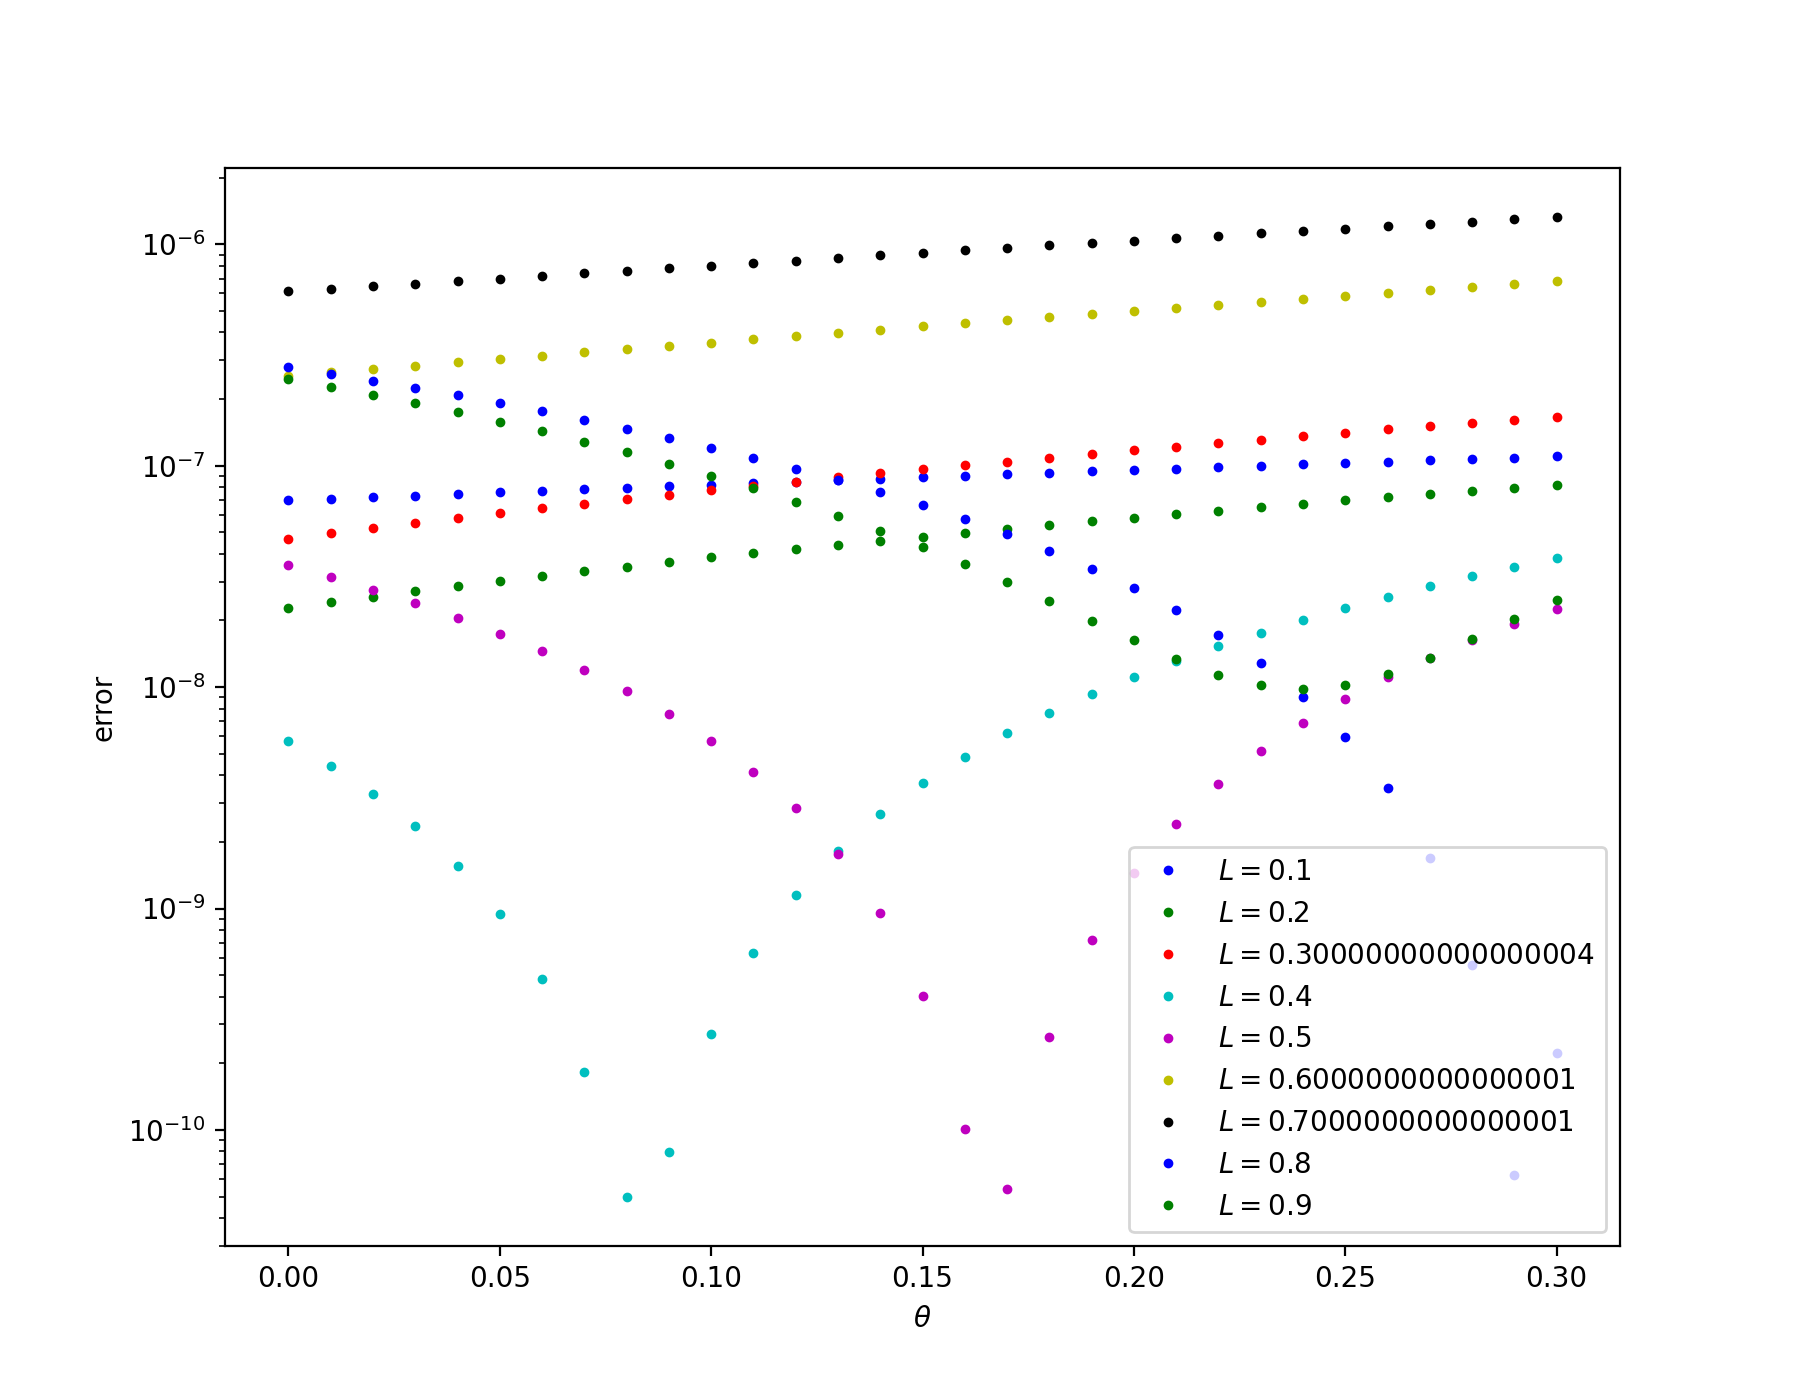

Python code for this plot:
from pde import BounderyCondition, PDE
import numpy as np
import matplotlib.pyplot as plt

Ls = [np.float64(0.1) * i for i in range(1, 11)]
colors = ["b", "g", "r", "c", "m", "y", "k", "b", "g"]
sigma = np.float64(0.1)
t0 = np.float64(1)
implicities = [np.float64(0.01 * i) for i in range(31)]
xDelta = np.float64(0.1)
tMax = np.float64(5)


def uFixedTInitialFunc(x: np.float64) -> np.float64:
    return np.exp(-np.power(x - 5, 2) /
                  (4 * sigma * t0)) / np.sqrt(4 * np.pi * sigma * t0)


def analyticalSolution(x: np.float64, t: np.float64) -> np.float64:
    return np.exp(-np.power(x - 5, 2) /
                  (4 * sigma * (t + t0))) / np.sqrt(4 * np.pi * sigma *
                                                    (t + t0))


def dUdT(
    t: np.float64,
    x: np.float64,
    u: np.float64,
    dUdX: np.float64,
    d2UdX2: np.float64,
) -> np.float64:
    return sigma * d2UdX2


figure = plt.figure(figsize=(9, 7))
axes = figure.add_subplot(111, xlabel=r"$\theta$", ylabel="error")
axes.set_yscale('log')

for L, color in zip(Ls, colors):
    Es = []
    for implicity in implicities:
        pde = PDE()
        pde.setLimits(
            xMin=np.float64(0),
            xMax=np.float64(10),
            xDelta=xDelta,
            tMin=np.float64(0),
            tMax=tMax,
            tDelta=np.power(np.float64(0.1), 2) * L / (2 * sigma),
        )
        pde.setUFixedTInitial(uFixedTInitialFunc=uFixedTInitialFunc)
        pde.setEquation(dUdT)
        pde.setImplicity(implicity)
        pde.setBounderyCondition(BounderyCondition.DIRICHLET, np.float64(0),
                                 np.float64(0))
        pde.calculate(noLogging=True)
        E = xDelta * sum([
            np.power(u - analyticalSolution(i * xDelta, tMax), 2)
            for i, u in enumerate(pde.uFixedT)
        ])
        Es.append(E)

    axes.plot(implicities,
              Es,
              marker=".",
              markersize=5,
              linewidth=0,
              color=color,
              label="$L={}$".format(L))
axes.legend()
plt.show()
